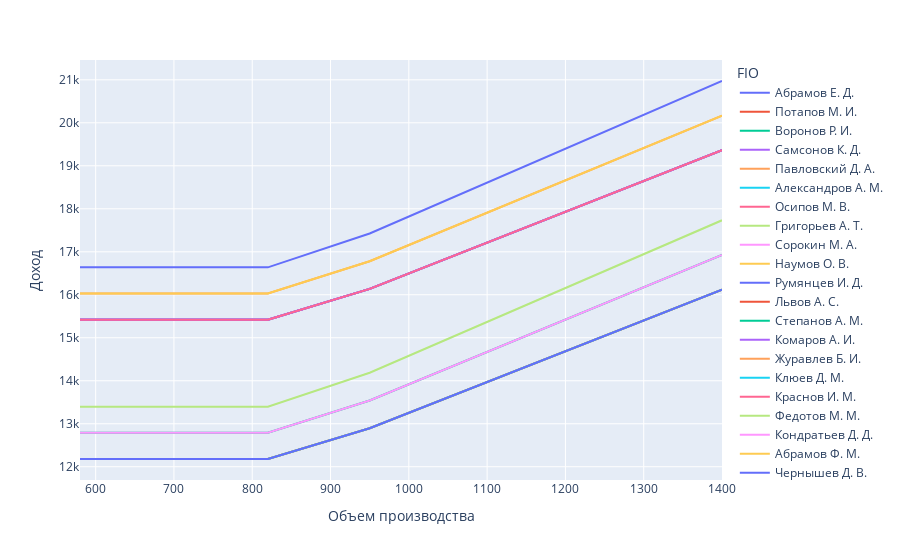

This figure's notebook cell:
### Code cell
fig = px.line(df_cleaners.sort_values(by ="Объем производства" ), x="Объем производства", y="Доход", color='FIO')
fig.show()

### Figure 1 — Plotly figure (JSON) as saved in the notebook; plotly's stock layout.template omitted (floating-point values rounded to 4 significant figures)
{"data": [{"hovertemplate": "FIO=Абрамов Е. Д.<br>Объем производства=%{x}<br>Доход=%{y}<extra></extra>", "legendgroup": "Абрамов Е. Д.", "line": {"color": "#636efa", "dash": "solid"}, "mode": "lines", "name": "Абрамов Е. Д.", "orientation": "v", "showlegend": true, "type": "scatter", "x": [580, 780, 790, 810, 820, 950, 1020, 1080, 1180, 1200, 1250, 1400], "xaxis": "x", "y": [16638, 16638, 16638, 16638, 16638, 17430.0, 17980.0, 18450.0, 19240.0, 19400.0, 19790.0, 20970.0], "yaxis": "y"}, {"hovertemplate": "FIO=Потапов М. И.<br>Объем производства=%{x}<br>Доход=%{y}<extra></extra>", "legendgroup": "Потапов М. И.", "line": {"color": "#EF553B", "dash": "solid"}, "mode": "lines", "name": "Потапов М. И.", "orientation": "v", "showlegend": true, "type": "scatter", "x": [580, 780, 790, 810, 820, 950, 1020, 1080, 1180, 1200, 1250, 1400], "xaxis": "x", "y": [15420, 15420, 15420, 15420, 15420, 16140.0, 16638, 17070.0, 17780.0, 17930.0, 18290.0, 19360.0], "yaxis": "y"}, {"hovertemplate": "FIO=Воронов Р. И.<br>Объем производства=%{x}<br>Доход=%{y}<extra></extra>", "legendgroup": "Воронов Р. И.", "line": {"color": "#00cc96", "dash": "solid"}, "mode": "lines", "name": "Воронов Р. И.", "orientation": "v", "showlegend": true, "type": "scatter", "x": [580, 780, 790, 810, 820, 950, 1020, 1080, 1180, 1200, 1250, 1400], "xaxis": "x", "y": [15420, 15420, 15420, 15420, 15420, 16140.0, 16638, 17070.0, 17780.0, 17930.0, 18290.0, 19360.0], "yaxis": "y"}, {"hovertemplate": "FIO=Самсонов К. Д.<br>Объем производства=%{x}<br>Доход=%{y}<extra></extra>", "legendgroup": "Самсонов К. Д.", "line": {"color": "#ab63fa", "dash": "solid"}, "mode": "lines", "name": "Самсонов К. Д.", "orientation": "v", "showlegend": true, "type": "scatter", "x": [580, 780, 790, 810, 820, 950, 1020, 1080, 1180, 1200, 1250, 1400], "xaxis": "x", "y": [15420, 15420, 15420, 15420, 15420, 16140.0, 16638, 17070.0, 17780.0, 17930.0, 18290.0, 19360.0], "yaxis": "y"}, {"hovertemplate": "FIO=Павловский Д. А.<br>Объем производства=%{x}<br>Доход=%{y}<extra></extra>", "legendgroup": "Павловский Д. А.", "line": {"color": "#FFA15A", "dash": "solid"}, "mode": "lines", "name": "Павловский Д. А.", "orientation": "v", "showlegend": true, "type": "scatter", "x": [580, 780, 790, 810, 820, 950, 1020, 1080, 1180, 1200, 1250, 1400], "xaxis": "x", "y": [16030.0, 16030.0, 16029, 16030.0, 16030.0, 16780.0, 17310.0, 17760.0, 18510.0, 18660.0, 19040.0, 20170.0], "yaxis": "y"}, {"hovertemplate": "FIO=Александров А. М.<br>Объем производства=%{x}<br>Доход=%{y}<extra></extra>", "legendgroup": "Александров А. М.", "line": {"color": "#19d3f3", "dash": "solid"}, "mode": "lines", "name": "Александров А. М.", "orientation": "v", "showlegend": true, "type": "scatter", "x": [580, 780, 790, 810, 820, 950, 1020, 1080, 1180, 1200, 1250, 1400], "xaxis": "x", "y": [15420, 15420, 15420, 15420, 15420, 16140.0, 16638, 17070.0, 17780.0, 17930.0, 18290.0, 19360.0], "yaxis": "y"}, {"hovertemplate": "FIO=Осипов М. В.<br>Объем производства=%{x}<br>Доход=%{y}<extra></extra>", "legendgroup": "Осипов М. В.", "line": {"color": "#FF6692", "dash": "solid"}, "mode": "lines", "name": "Осипов М. В.", "orientation": "v", "showlegend": true, "type": "scatter", "x": [580, 780, 790, 810, 820, 950, 1020, 1080, 1180, 1200, 1250, 1400], "xaxis": "x", "y": [15420, 15420, 15420, 15420, 15420, 16140.0, 16638, 17070.0, 17780.0, 17930.0, 18290.0, 19360.0], "yaxis": "y"}, {"hovertemplate": "FIO=Григорьев А. Т.<br>Объем производства=%{x}<br>Доход=%{y}<extra></extra>", "legendgroup": "Григорьев А. Т.", "line": {"color": "#B6E880", "dash": "solid"}, "mode": "lines", "name": "Григорьев А. Т.", "orientation": "v", "showlegend": true, "type": "scatter", "x": [580, 780, 790, 810, 820, 950, 1020, 1080, 1180, 1200, 1250, 1400], "xaxis": "x", "y": [12180, 12180, 12180, 12180, 12180, 12900.0, 13398, 13830.0, 14540.0, 14690.0, 15050.0, 16120.0], "yaxis": "y"}, {"hovertemplate": "FIO=Сорокин М. А.<br>Объем производства=%{x}<br>Доход=%{y}<extra></extra>", "legendgroup": "Сорокин М. А.", "line": {"color": "#FF97FF", "dash": "solid"}, "mode": "lines", "name": "Сорокин М. А.", "orientation": "v", "showlegend": true, "type": "scatter", "x": [580, 780, 790, 810, 820, 950, 1020, 1080, 1180, 1200, 1250, 1400], "xaxis": "x", "y": [15420, 15420, 15420, 15420, 15420, 16140.0, 16638, 17070.0, 17780.0, 17930.0, 18290.0, 19360.0], "yaxis": "y"}, {"hovertemplate": "FIO=Наумов О. В.<br>Объем производства=%{x}<br>Доход=%{y}<extra></extra>", "legendgroup": "Наумов О. В.", "line": {"color": "#FECB52", "dash": "solid"}, "mode": "lines", "name": "Наумов О. В.", "orientation": "v", "showlegend": true, "type": "scatter", "x": [580, 780, 790, 810, 820, 950, 1020, 1080, 1180, 1200, 1250, 1400], "xaxis": "x", "y": [12180, 12180, 12180, 12180, 12180, 12900.0, 13398, 13830.0, 14540.0, 14690.0, 15050.0, 16120.0], "yaxis": "y"}, {"hovertemplate": "FIO=Румянцев И. Д.<br>Объем производства=%{x}<br>Доход=%{y}<extra></extra>", "legendgroup": "Румянцев И. Д.", "line": {"color": "#636efa", "dash": "solid"}, "mode": "lines", "name": "Румянцев И. Д.", "orientation": "v", "showlegend": true, "type": "scatter", "x": [580, 780, 790, 810, 820, 950, 1020, 1080, 1180, 1200, 1250, 1400], "xaxis": "x", "y": [15420, 15420, 15420, 15420, 15420, 16140.0, 16638, 17070.0, 17780.0, 17930.0, 18290.0, 19360.0], "yaxis": "y"}, {"hovertemplate": "FIO=Львов А. С.<br>Объем производства=%{x}<br>Доход=%{y}<extra></extra>", "legendgroup": "Львов А. С.", "line": {"color": "#EF553B", "dash": "solid"}, "mode": "lines", "name": "Львов А. С.", "orientation": "v", "showlegend": true, "type": "scatter", "x": [580, 780, 790, 810, 820, 950, 1020, 1080, 1180, 1200, 1250, 1400], "xaxis": "x", "y": [12180, 12180, 12180, 12180, 12180, 12900.0, 13398, 13830.0, 14540.0, 14690.0, 15050.0, 16120.0], "yaxis": "y"}, {"hovertemplate": "FIO=Степанов А. М.<br>Объем производства=%{x}<br>Доход=%{y}<extra></extra>", "legendgroup": "Степанов А. М.", "line": {"color": "#00cc96", "dash": "solid"}, "mode": "lines", "name": "Степанов А. М.", "orientation": "v", "showlegend": true, "type": "scatter", "x": [580, 780, 790, 810, 820, 950, 1020, 1080, 1180, 1200, 1250, 1400], "xaxis": "x", "y": [12790.0, 12790.0, 12789, 12790.0, 12790.0, 13540.0, 14070.0, 14520.0, 15270.0, 15420.0, 15800.0, 16930.0], "yaxis": "y"}, {"hovertemplate": "FIO=Комаров А. И.<br>Объем производства=%{x}<br>Доход=%{y}<extra></extra>", "legendgroup": "Комаров А. И.", "line": {"color": "#ab63fa", "dash": "solid"}, "mode": "lines", "name": "Комаров А. И.", "orientation": "v", "showlegend": true, "type": "scatter", "x": [580, 780, 790, 810, 820, 950, 1020, 1080, 1180, 1200, 1250, 1400], "xaxis": "x", "y": [15420, 15420, 15420, 15420, 15420, 16140.0, 16638, 17070.0, 17780.0, 17930.0, 18290.0, 19360.0], "yaxis": "y"}, {"hovertemplate": "FIO=Журавлев Б. И.<br>Объем производства=%{x}<br>Доход=%{y}<extra></extra>", "legendgroup": "Журавлев Б. И.", "line": {"color": "#FFA15A", "dash": "solid"}, "mode": "lines", "name": "Журавлев Б. И.", "orientation": "v", "showlegend": true, "type": "scatter", "x": [580, 780, 790, 810, 820, 950, 1020, 1080, 1180, 1200, 1250, 1400], "xaxis": "x", "y": [12180, 12180, 12180, 12180, 12180, 12900.0, 13398, 13830.0, 14540.0, 14690.0, 15050.0, 16120.0], "yaxis": "y"}, {"hovertemplate": "FIO=Клюев Д. М.<br>Объем производства=%{x}<br>Доход=%{y}<extra></extra>", "legendgroup": "Клюев Д. М.", "line": {"color": "#19d3f3", "dash": "solid"}, "mode": "lines", "name": "Клюев Д. М.", "orientation": "v", "showlegend": true, "type": "scatter", "x": [580, 780, 790, 810, 820, 950, 1020, 1080, 1180, 1200, 1250, 1400], "xaxis": "x", "y": [12180, 12180, 12180, 12180, 12180, 12900.0, 13398, 13830.0, 14540.0, 14690.0, 15050.0, 16120.0], "yaxis": "y"}, {"hovertemplate": "FIO=Краснов И. М.<br>Объем производства=%{x}<br>Доход=%{y}<extra></extra>", "legendgroup": "Краснов И. М.", "line": {"color": "#FF6692", "dash": "solid"}, "mode": "lines", "name": "Краснов И. М.", "orientation": "v", "showlegend": true, "type": "scatter", "x": [580, 780, 790, 810, 820, 950, 1020, 1080, 1180, 1200, 1250, 1400], "xaxis": "x", "y": [15420, 15420, 15420, 15420, 15420, 16140.0, 16638, 17070.0, 17780.0, 17930.0, 18290.0, 19360.0], "yaxis": "y"}, {"hovertemplate": "FIO=Федотов М. М.<br>Объем производства=%{x}<br>Доход=%{y}<extra></extra>", "legendgroup": "Федотов М. М.", "line": {"color": "#B6E880", "dash": "solid"}, "mode": "lines", "name": "Федотов М. М.", "orientation": "v", "showlegend": true, "type": "scatter", "x": [580, 780, 790, 810, 820, 950, 1020, 1080, 1180, 1200, 1250, 1400], "xaxis": "x", "y": [13398, 13398, 13400.0, 13398, 13398, 14190.0, 14740.0, 15210.0, 16000.0, 16160.0, 16550.0, 17730.0], "yaxis": "y"}, {"hovertemplate": "FIO=Кондратьев Д. Д.<br>Объем производства=%{x}<br>Доход=%{y}<extra></extra>", "legendgroup": "Кондратьев Д. Д.", "line": {"color": "#FF97FF", "dash": "solid"}, "mode": "lines", "name": "Кондратьев Д. Д.", "orientation": "v", "showlegend": true, "type": "scatter", "x": [580, 780, 790, 810, 820, 950, 1020, 1080, 1180, 1200, 1250, 1400], "xaxis": "x", "y": [12790.0, 12790.0, 12789, 12790.0, 12790.0, 13540.0, 14070.0, 14520.0, 15270.0, 15420.0, 15800.0, 16930.0], "yaxis": "y"}, {"hovertemplate": "FIO=Абрамов Ф. М.<br>Объем производства=%{x}<br>Доход=%{y}<extra></extra>", "legendgroup": "Абрамов Ф. М.", "line": {"color": "#FECB52", "dash": "solid"}, "mode": "lines", "name": "Абрамов Ф. М.", "orientation": "v", "showlegend": true, "type": "scatter", "x": [580, 780, 790, 810, 820, 950, 1020, 1080, 1180, 1200, 1250, 1400], "xaxis": "x", "y": [16030.0, 16030.0, 16029, 16030.0, 16030.0, 16780.0, 17310.0, 17760.0, 18510.0, 18660.0, 19040.0, 20170.0], "yaxis": "y"}, {"hovertemplate": "FIO=Чернышев Д. В.<br>Объем производства=%{x}<br>Доход=%{y}<extra></extra>", "legendgroup": "Чернышев Д. В.", "line": {"color": "#636efa", "dash": "solid"}, "mode": "lines", "name": "Чернышев Д. В.", "orientation": "v", "showlegend": true, "type": "scatter", "x": [580, 780, 790, 810, 820, 950, 1020, 1080, 1180, 1200, 1250, 1400], "xaxis": "x", "y": [12180, 12180, 12180, 12180, 12180, 12900.0, 13398, 13830.0, 14540.0, 14690.0, 15050.0, 16120.0], "yaxis": "y"}], "layout": {"legend": {"title": {"text": "FIO"}, "tracegroupgap": 0}, "margin": {"t": 60}, "xaxis": {"anchor": "y", "domain": [0, 1], "title": {"text": "Объем производства"}}, "yaxis": {"anchor": "x", "domain": [0, 1], "title": {"text": "Доход"}}}}
